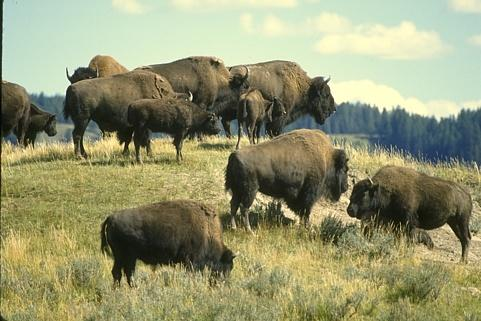
%> input picture RGB logarithmic contrast enhancement/buffalo.png, 481 x 321 px
$ octave log_contrast_enhancement.m   (GNU Octave 9; MATLAB toolbox functions it lacks are replaced by stand-ins)
%> lines starting %> are read from the running program, lines starting %| are printed output that depends on the picture
%------------------------------------------------
B = imread('buffalo.png');       %read an image
%> B is the input picture: size 321x481x3 uint8; mean R, G, B 149.1, 150.1, 113.8
A = imcrop(B,[1,261,481,321]);   %crop the image in the specified dimensions
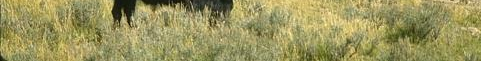
%> A: size 61x481x3 uint8; mean R, G, B 155.1, 149.5, 93.6
%imwrite(A,'Cropped.png')        %optional: save the cropped image
Ar=A(:,:,1);                     %Red inetnsity matrix
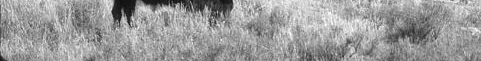
%> Ar: size 61x481 uint8; min 11, max 255, mean 155.1
Ag=A(:,:,2);                     %Grenn intensity matrix
Ab=A(:,:,3);                     %Blue intensity matrix
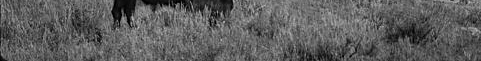
%> Ab: size 61x481 uint8; min 0, max 199, mean 93.6
%------------------logarythem------------------------------
C = 1/(log10(256));

b1 = double(Ar);
calc1 = C*log10(1 + b1);
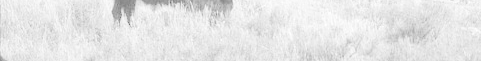
%> calc1: size 61x481 double; min 0.448, max 1, mean 0.903

b2 = double(Ag);
calc2 = C*log10(1 + b2);

b3 = double(Ab);
calc3 = C*log10(1 + b3);
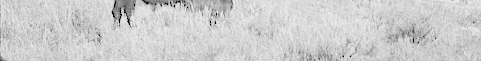
%> calc3: size 61x481 double; min 0, max 0.955, mean 0.807

D(:,:,1)=calc1;
D(:,:,2)=calc2;
D(:,:,3)=calc3;
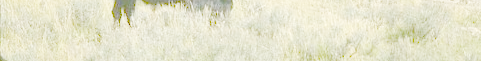
%> D: size 61x481x3 double; mean R, G, B 0.903, 0.897, 0.807

figure(1);
subplot(2,3,1); imhist(Ar); title('Red before');
subplot(2,3,4); imhist(calc1); title('Red after');

subplot(2,3,2); imhist(Ag); title('Green before');
subplot(2,3,5); imhist(calc2); title('Green after');

subplot(2,3,3); imhist(Ab); title('Blue before');
subplot(2,3,6); imhist(calc3); title('Blue after');
%> after `title('Blue after')`:
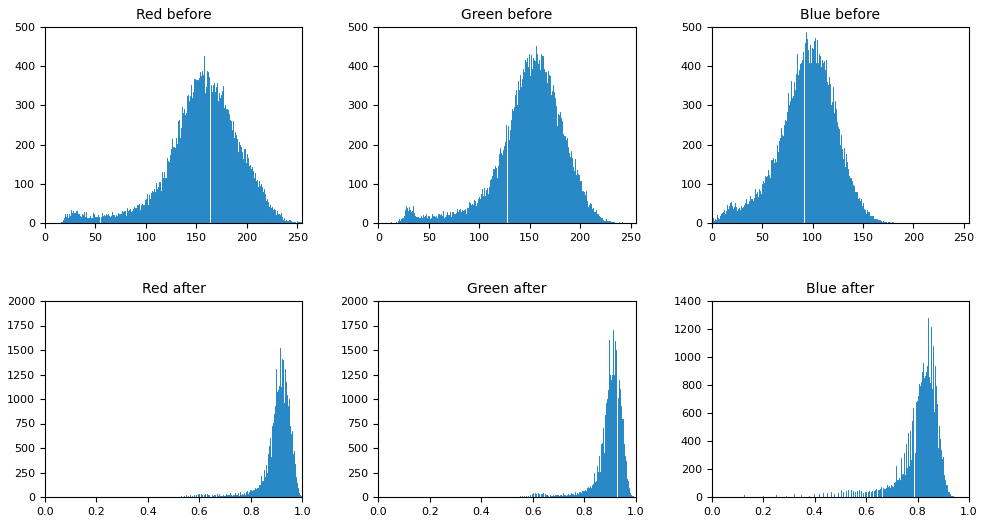
%> figure redrawn from the program's plot data, 6 panels; panel 1: highest point at x = 158, y = 427; panel 2: highest point at x = 0.914, y = 1523; panel 3: highest point at x = 156, y = 452; panel 4: highest point at x = 0.914, y = 1705

figure(2)
subplot(1, 2, 1)
imshow(A); title('Original');
subplot(1, 2, 2)
imshow(D); title('After LOG transformation');
%------------------------------------------------
